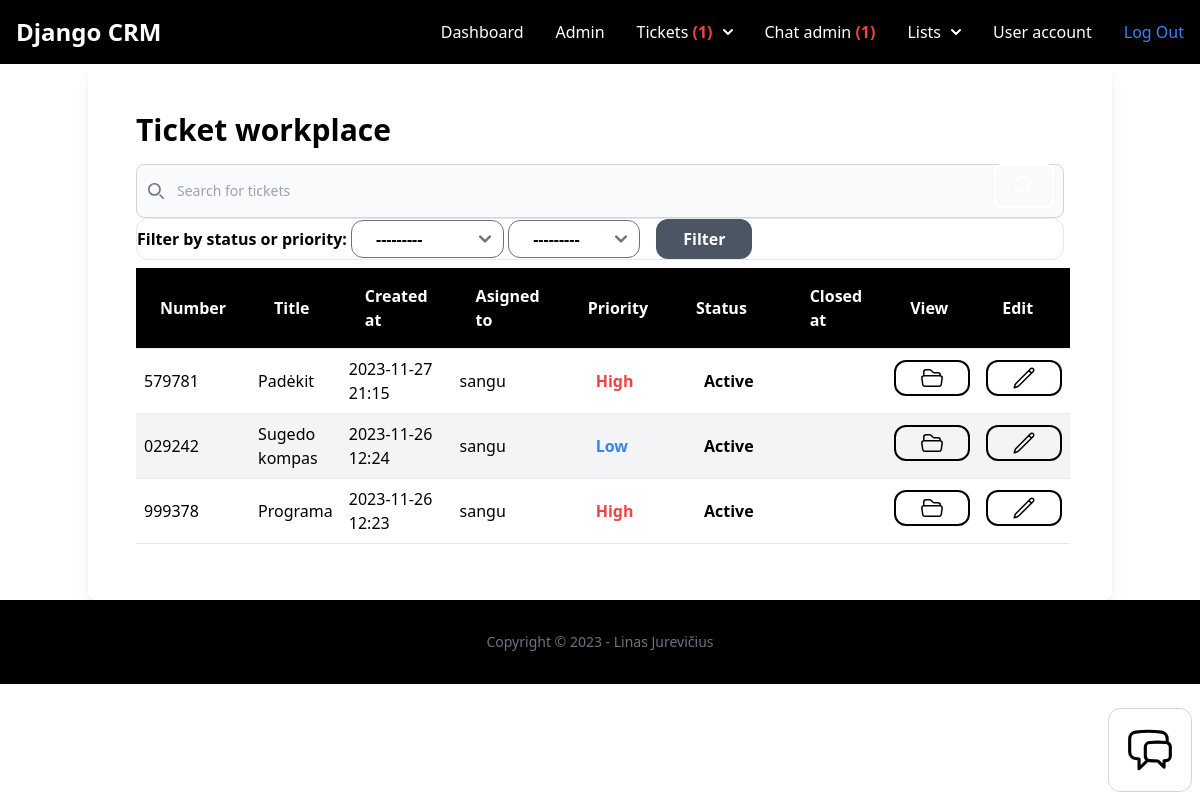
Before: /dashboard/tickets/workspace/ (signed in) with the older database file.
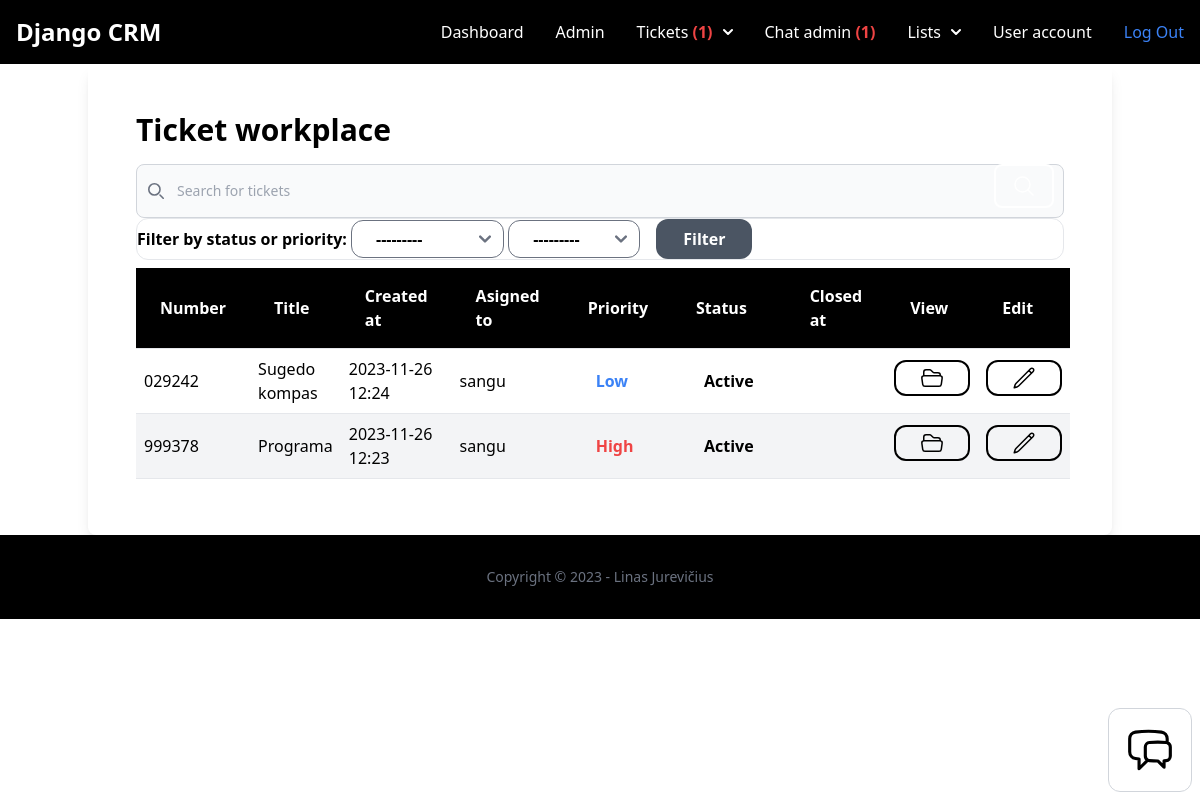
After: the same page with the newer database file.
### ticket/models.py (models this page shows, shortened)
class Ticket(models.Model):
    ACTIVE = 'active'
    COMPLETED = 'completed'
    PENDING = 'pending'
    CHOICES_STATUS = (
        (ACTIVE, 'Active'),
        (COMPLETED, 'Completed'),
        (PENDING, 'Pending'),
    )
    LOW = 'low'
    MEDIUM = 'medium'
    HIGH = 'high'
    CHOICES_PRIORITY = (
        (LOW, 'Low'),
        (MEDIUM, 'Medium'),
        (HIGH, 'High'),
    )
    ticket_number = models.CharField(max_length=15, unique=True)
    title = models.CharField(max_length=100)
    description = models.TextField(blank=True, null=True)
    created_by = models.ForeignKey(User, related_name='tickets', on_delete=models.CASCADE)
    created_at = models.DateTimeField(auto_now_add=True)
    modified_at = models.DateTimeField(auto_now=True)
    assign_to = models.ForeignKey(User, on_delete=models.DO_NOTHING, null=True, blank=True)
    is_resolved = models.BooleanField(default=False)
    accepted_at = models.DateTimeField(null=True, blank=True)
    closed_at = models.DateTimeField(null=True, blank=True)
    status = models.CharField(max_length=15, choices=CHOICES_STATUS, default=PENDING)
    priority = models.CharField(max_length=15, choices=CHOICES_PRIORITY, default=MEDIUM)
    solution = models.TextField(blank=True, null=True)
    class Meta:
        ordering = ['-created_at', 'priority', 'ticket_number']

### user/models.py (models this page shows)
class User(AbstractUser):
    phone = models.TextField(blank=True, null=True)
    is_customer = models.BooleanField(default=True)
    is_manager = models.BooleanField(default=False)

### ticket/views.py (the view)
# urls.py: path('workspace/', views.ticket_workspace, name='workspace'),
@login_required
def ticket_workspace(request):
    if request.user.is_manager:
        tickets = Ticket.objects.filter(assign_to=request.user, is_resolved=False)
        ticketFilter = TicketFilter(request.GET, queryset=Ticket.objects.filter(assign_to=request.user, is_resolved=False))
        return render(request, 'ticket/tickets_workspace.html', {
            'tickets': tickets,
            'filter': ticketFilter,
        })
    else:
        messages.error(request, 'You have no access to the page')
        return redirect('dashboard:index')

### chat/context_processors.py (called while the page is built)
def chat_waiting(request):
    waiting_chat = Room.objects.filter(status='waiting')
    return {'waiting_chat': waiting_chat}

### team/context_processors.py (called while the page is built)
def active_team(request):
    if request.user.is_authenticated:
        if request.user.userprofile.active_team:
            active_team = request.user.userprofile.active_team
        else:
            active_team = Team.objects.filter(created_by=request.user)[0]
    else:
        active_team = None
    return {'active_team': active_team}

### ticket/context_processors.py (called while the page is built)
def pending_tickets(request):
    pending_tickets = 0
    if request.user.is_authenticated:
        if request.user.is_manager:
            pending_tickets = Ticket.objects.filter(status='pending')
        else:
            pending_tickets = pending_tickets
    else:
        pending_tickets = pending_tickets
    return {'pending_tickets': pending_tickets}

def workspace_tickets(request):
    if request.user.is_authenticated:
        workspace_tickets = Ticket.objects.filter(assign_to=request.user, is_resolved=False)
    else:
        workspace_tickets = 0
    return {'workspace_tickets': workspace_tickets}

### ticket/templates/ticket/tickets_workspace.html (shortened to what the changed rows need)
{% extends 'app/base.html'  %}
{% block content %}
<div class="container mx-auto shadow-lg rounded-lg py-6 px-6">
    <div class="py-6 px-6">
        <h1 class="mb-4 font-semibold text-3xl">Ticket workplace</h1>
        <form method="GET" class="w-34 rounded-xl border font-semibold">
            {{ filter.form }}
        </form>
        {% if tickets %}
        <div class="flex flex-col">
            <div class="overflow-x-auto sm:-mx-6 lg:-mx-8">
                <div class="inline-block min-w-full py-2 sm:px-6 lg:px-8">
                    <div class="overflow-hidden">
                        <table class="table-auto text-left w-full sortable">
                            <thead class="border-b bg-black font-semibold text-white dark:border-neutral-500">
                                <tr>
                                    <th scope="col" class="px-6 py-4">Number</th>
                                    <th scope="col" class="px-6 py-4">Title</th>
                                    <th scope="col" class="px-6 py-4">Created at</th>
                                    <th scope="col" class="px-6 py-4">Asigned to</th>
                                    <th scope="col" class="px-6 py-4">Priority</th>
                                    <th scope="col" class="px-6 py-4">Status</th>
                                    <th scope="col" class="px-6 py-4">Closed at</th>
                                    <th scope="col" class="px-6 py-4">View</th>
                                    <th scope="col" class="px-6 py-4">Edit</th>
                                </tr>
                            </thead>
                            <tbody>
                                {% for ticket in filter.qs %}
                                <tr class="border-b dark:border-neutral-500 {% cycle 'bg-white' 'bg-gray-100' %}">
                                    <td class="py-2 px-2">{{ ticket.ticket_number }}</td>
                                    <td class="py-2 px-2">{{ ticket.title }}</td>
                                    <td class="py-2 px-2">{{ ticket.created_at|date:"Y-m-d H:i" }}</td>
                                    <td class="py-2 px-2">{{ ticket.assign_to }}</td>
                                    <td class="px-2">
                                        {% if ticket.priority == 'low' %}
                                        <span class="inline-block py-1 px-6 font-semibold text-blue-500 text-center">{{ ticket.get_priority_display }}</span>
                                        {% elif ticket.priority == 'medium' %}
                                        <span class="inline-block py-1 px-6 font-semibold text-green-500 text-center">{{ ticket.get_priority_display }}</span>
                                        {% elif ticket.priority == 'high' %}
                                        <span class="inline-block py-1 px-6 font-semibold text-red-500 text-center">{{ ticket.get_priority_display }}</span>
                                        {% endif %}
                                    </td>
                                    <td class="py-2 px-2">
                                        {% if ticket.status == 'active' %}
                                        <span class="inline-block py-1 px-6 font-semibold text-black text-center">{{ ticket.get_status_display }}</span>
                                        {% elif ticket.status == 'completed' %}
                                        <span class="inline-block py-1 px-6 font-semibold text-black text-center">{{ ticket.get_status_display }}</span>
                                        {% elif ticket.status == 'pending' %}
                                        <span class="inline-block py-1 px-6 font-semibold text-black text-center">{{ ticket.get_status_display }}</span>
                                        {% endif %}
                                    </td>
                                    <td class="py-2 px-2">{{ ticket.closed_at|date:"Y-m-d H:i" }}</td>
                                    <td class="py-2 px-2"><a href="{% url 'tickets:detail' ticket.id %}" class="inline-block border-2 border-black text-center py-1 px-6 rounded-xl font-semibold text-black">
                                    </a></td>
                                    <td class="py-2 px-2">
                                        {% if not ticket.is_resolved %}
                                        <a href="{% url 'tickets:edit' ticket.id %}" class="inline-block border-2 border-black text-center py-1 px-6 rounded-xl font-semibold text-black">
                                        </a>
                                        {% endif %}
                                    </td>
                                </tr>
                                {% endfor %}
                            </tbody>
                        </table>
                    </div>
                </div>
            </div>
        </div>
        {% else %}
        <p class="mt-6 px-2">There are no tickets in the database yet...</p>
        {% endif %}
    </div>
</div>
    {% endblock %}

Changed rows visible on the page:
no longer on this page (row edited): Ticket: ticket_number "579781", title "Padėkit", created_at "2023-11-27 21:15", assign_to "sangu", priority "High", status "Active", is_resolved False (drawn)
